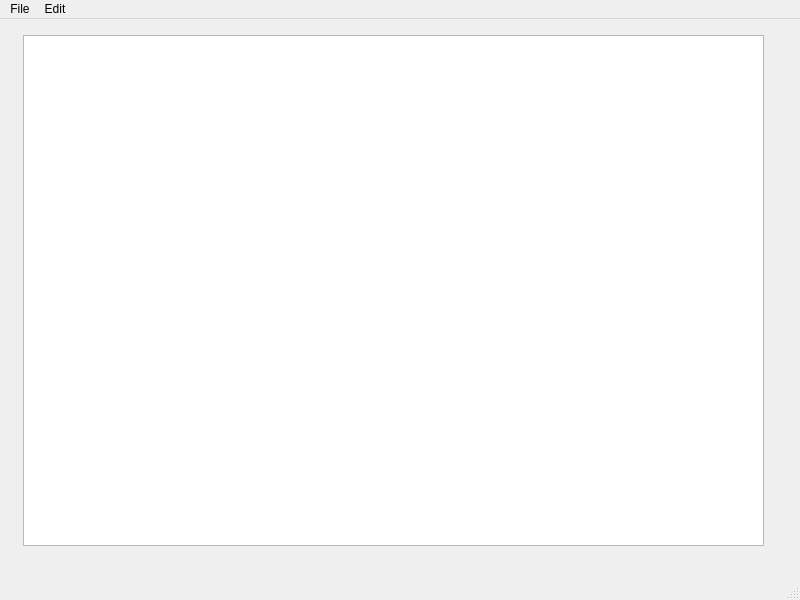
<?xml version="1.0" encoding="UTF-8"?>
<ui version="4.0">
 <class>MainWindow</class>
 <widget class="QMainWindow" name="MainWindow">
  <property name="geometry">
   <rect>
    <x>0</x>
    <y>0</y>
    <width>800</width>
    <height>600</height>
   </rect>
  </property>
  <property name="windowTitle">
   <string>MainWindow</string>
  </property>
  <widget class="QWidget" name="centralwidget">
   <widget class="QTextEdit" name="textEdit">
    <property name="geometry">
     <rect>
      <x>23</x>
      <y>16</y>
      <width>741</width>
      <height>511</height>
     </rect>
    </property>
   </widget>
  </widget>
  <widget class="QMenuBar" name="menubar">
   <property name="geometry">
    <rect>
     <x>0</x>
     <y>0</y>
     <width>800</width>
     <height>26</height>
    </rect>
   </property>
   <widget class="QMenu" name="menuFile">
    <property name="title">
     <string>File</string>
    </property>
    <addaction name="actionNew"/>
    <addaction name="actionOpen"/>
    <addaction name="actionSave"/>
    <addaction name="actionPrint"/>
    <addaction name="actionExit"/>
   </widget>
   <widget class="QMenu" name="menuEdit">
    <property name="title">
     <string>Edit</string>
    </property>
    <addaction name="actionCopy"/>
    <addaction name="actionPaste"/>
    <addaction name="actionCut"/>
    <addaction name="actionUndo"/>
    <addaction name="actionRedo"/>
   </widget>
   <addaction name="menuFile"/>
   <addaction name="menuEdit"/>
  </widget>
  <widget class="QStatusBar" name="statusbar"/>
  <action name="actionNew">
   <property name="icon">
    <iconset resource="ResourcesPart.qrc">
     <normaloff>:/images/Icons/New.bmp</normaloff>:/images/Icons/New.bmp</iconset>
   </property>
   <property name="text">
    <string>New</string>
   </property>
  </action>
  <action name="actionOpen">
   <property name="icon">
    <iconset resource="ResourcesPart.qrc">
     <normaloff>:/images/Icons/Open.bmp</normaloff>:/images/Icons/Open.bmp</iconset>
   </property>
   <property name="text">
    <string>Open</string>
   </property>
  </action>
  <action name="actionSave">
   <property name="icon">
    <iconset resource="ResourcesPart.qrc">
     <normaloff>:/images/Icons/Save.bmp</normaloff>:/images/Icons/Save.bmp</iconset>
   </property>
   <property name="text">
    <string>Save As</string>
   </property>
  </action>
  <action name="actionPrint">
   <property name="icon">
    <iconset>
     <normalon>Icons/print.png</normalon>
    </iconset>
   </property>
   <property name="text">
    <string>Print</string>
   </property>
  </action>
  <action name="actionExit">
   <property name="icon">
    <iconset resource="ResourcesPart.qrc">
     <normaloff>:/images/Icons/DeleteSticky.bmp</normaloff>:/images/Icons/DeleteSticky.bmp</iconset>
   </property>
   <property name="text">
    <string>Exit</string>
   </property>
  </action>
  <action name="actionCopy">
   <property name="icon">
    <iconset resource="ResourcesPart.qrc">
     <normaloff>:/images/Icons/Copy.bmp</normaloff>:/images/Icons/Copy.bmp</iconset>
   </property>
   <property name="text">
    <string>Copy</string>
   </property>
  </action>
  <action name="actionPaste">
   <property name="icon">
    <iconset>
     <normalon>:/images/Icons/Paste.bmp</normalon>
    </iconset>
   </property>
   <property name="text">
    <string>Paste</string>
   </property>
  </action>
  <action name="actionCut">
   <property name="icon">
    <iconset>
     <normalon>:/images/Icons/Cut.bmp</normalon>
    </iconset>
   </property>
   <property name="text">
    <string>Cut</string>
   </property>
  </action>
  <action name="actionUndo">
   <property name="text">
    <string>Undo</string>
   </property>
  </action>
  <action name="actionRedo">
   <property name="text">
    <string>Redo</string>
   </property>
  </action>
 </widget>
 <resources>
  <include location="ResourcesPart.qrc"/>
 </resources>
 <connections/>
</ui>
